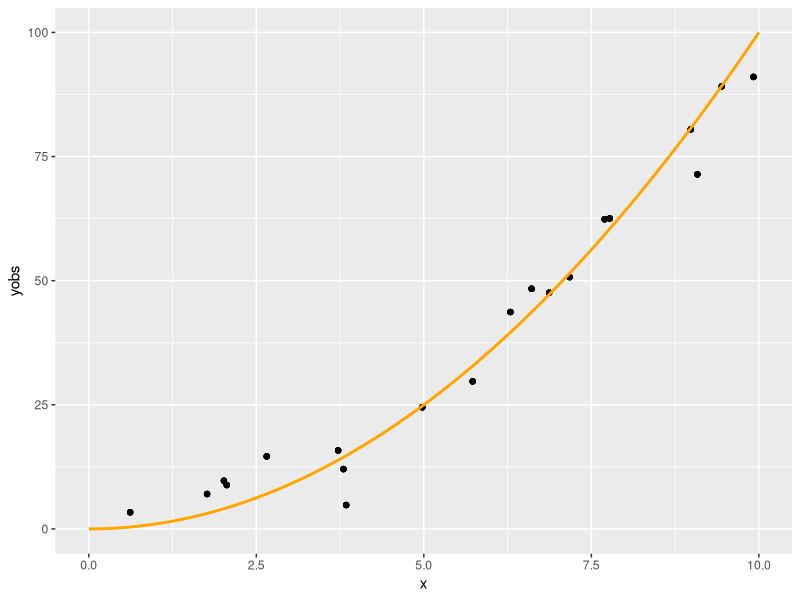
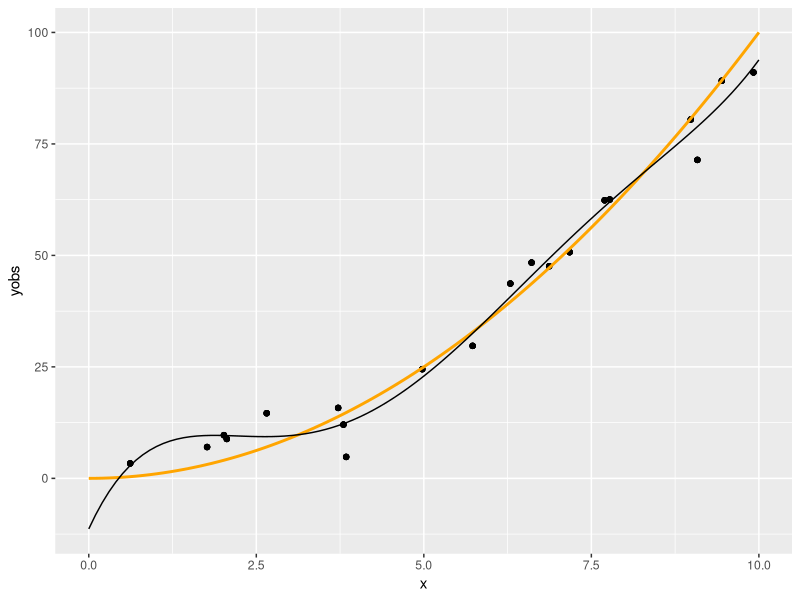
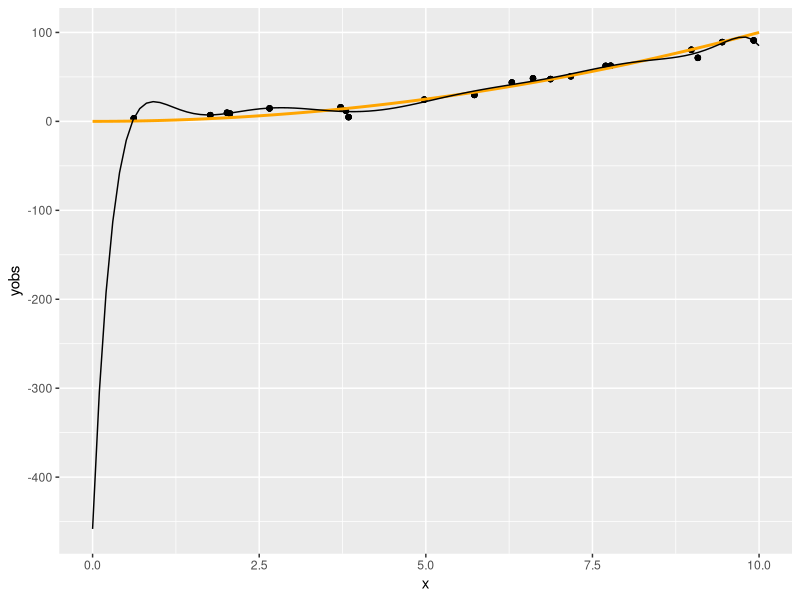
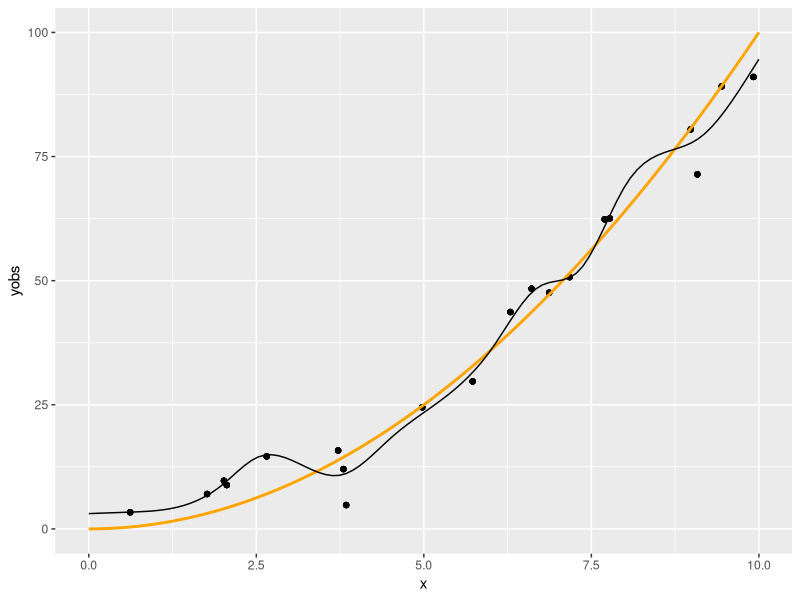
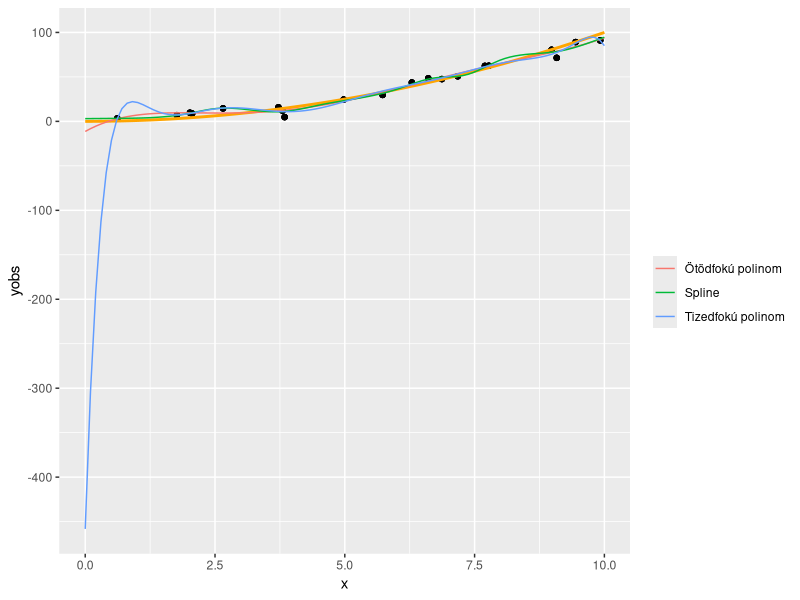

These charts were generated, in order, by the following R code:
## ---- chunk 1
library(data.table)
library(ggplot2)
set.seed(1)
## ---- chunk 2
n <- 20
x <- runif(n, 0, 10)
xgrid <- seq(0, 10, length.out = 100)
ygrid <- xgrid^2
yobs <- x^2 + rnorm(n, 0, 5)
SimData <- data.frame(x, xgrid, ygrid, yobs)
p <- ggplot(SimData) + geom_point(aes(x = x, y = yobs)) +
  geom_line(aes(x = xgrid, y = ygrid), color = "orange", lwd = 1)
p
## ---- chunk 3
fit5 <- lm(yobs ~ poly(x, 5), data = SimData)
p + geom_line(data = data.frame(xgrid, pred = predict(fit5, data.frame(x = xgrid))),
              aes(x = xgrid, y = pred))
## ---- chunk 4
fit10 <- lm(yobs ~ poly(x, 10), data = SimData)
p + geom_line(data = data.frame(xgrid, pred = predict(fit10, data.frame(x = xgrid))),
              aes(x = xgrid, y = pred))
## ---- chunk 5
fitSpline <- lm(yobs ~ splines::ns(x, 10), data = SimData)
p + geom_line(data = data.frame(xgrid, pred = predict(fitSpline, data.frame(x = xgrid))),
              aes(x = xgrid, y = pred))
## ---- chunk 6
p + geom_line(data = rbind(data.frame(type = "Ötödfokú polinom",
                                      pred = predict(fit5, data.frame(x = xgrid)), xgrid),
                           data.frame(type = "Tizedfokú polinom",
                                      pred = predict(fit10, data.frame(x = xgrid)), xgrid),
                           data.frame(type = "Spline",
                                      pred = predict(fitSpline, data.frame(x = xgrid)),
                                      xgrid)),
              aes(x = xgrid, y = pred, color = type)) + labs(color = "")
